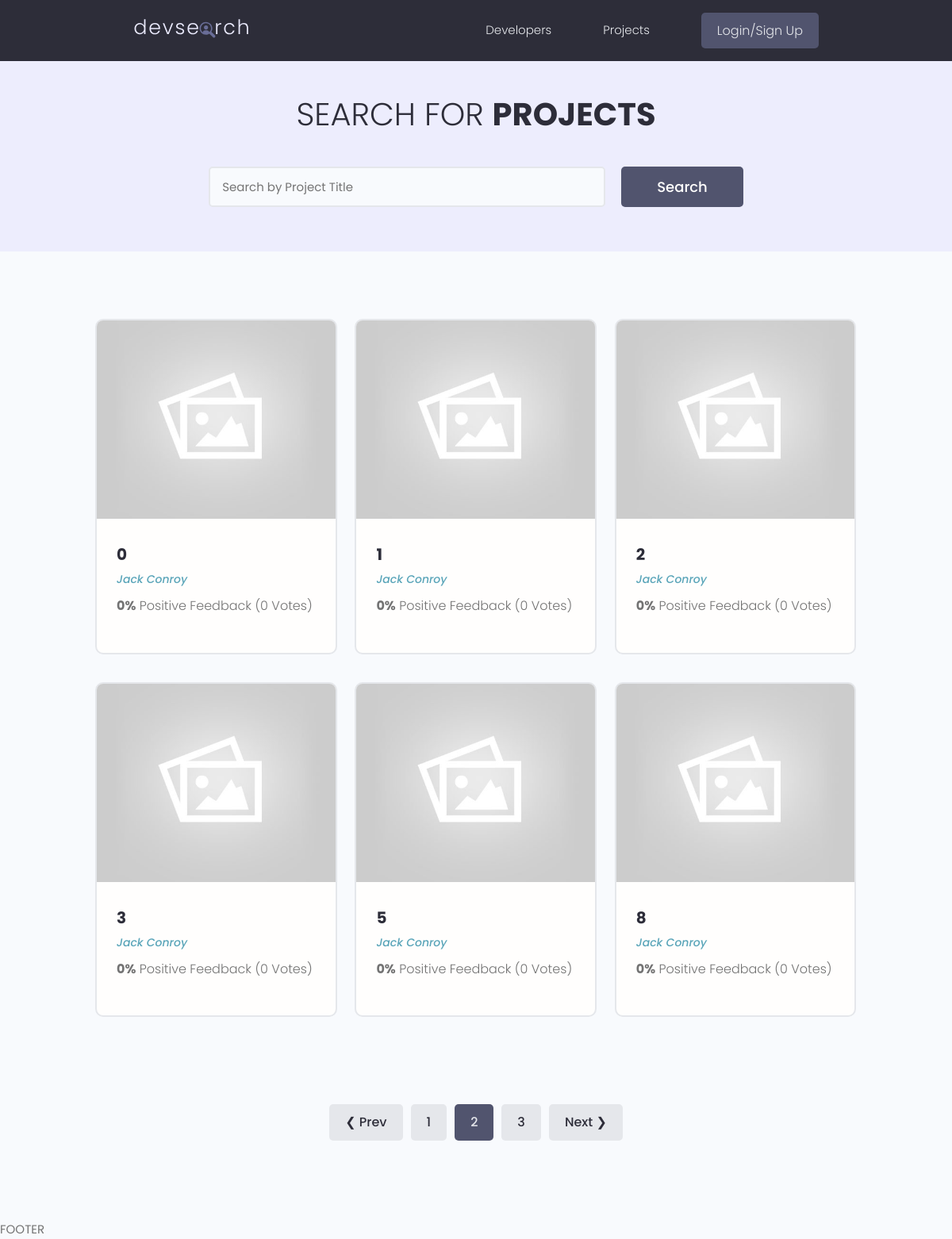
Screenshot of /projects/?page=2 with the database file from the repository.
### projects/models.py (models this page shows, shortened)
class Project(models.Model):
    owner = models.ForeignKey(Profile, null=True, blank=True, on_delete=models.SET_NULL)
    title = models.CharField(max_length=200)
    description = models.TextField(null=True, blank=True)
    featured_image = models.ImageField(null=True, blank=True, default="default.jpg")
    demo_link = models.CharField(max_length=2000, null=True, blank=True)
    source_link = models.CharField(max_length=2000, null=True, blank=True)
    tags = models.ManyToManyField('Tag', blank=True)
    vote_total = models.IntegerField(default=0, null=True, blank=True)
    vote_ratio = models.IntegerField(default=0, null=True, blank=True)
    created = models.DateTimeField(auto_now_add=True)
    id = models.UUIDField(default=uuid.uuid4, unique=True, primary_key=True, editable=False)
    class Meta:
        ordering = ['-vote_ratio', '-vote_total', 'title']

### users/models.py (models this page shows, shortened)
class Profile(models.Model):
  user = models.OneToOneField(User, on_delete=models.CASCADE, null=True, blank=True)
  name = models.CharField(max_length=200, blank=True, null=True)
  email = models.EmailField(max_length=500, blank=True, null=True)
  username = models.CharField(max_length=200, blank=True, null=True)
  location = models.CharField(max_length=200, blank=True, null=True)
  short_intro = models.CharField(max_length=500, blank=True, null=True)
  bio = models.TextField(blank=True, null=True)
  profile_image = models.ImageField(null=True, blank=True, upload_to='profiles/', default="profiles/user-default.png")
  social_github = models.CharField(max_length=500, null=True, blank=True)
  social_twitter = models.CharField(max_length=500, null=True, blank=True)
  social_linkedin = models.CharField(max_length=500, null=True, blank=True)
  social_youtube = models.CharField(max_length=500, null=True, blank=True)
  social_website = models.CharField(max_length=500, null=True, blank=True)
  created = models.DateTimeField(auto_now_add=True)
  id = models.UUIDField(default=uuid.uuid4, unique=True, primary_key=True, editable=False)

### projects/views.py (the view)
# urls.py: path('projects/', views.getProjects),
def projects(request):
    projects, search_query = searchProjects(request)
    custom_range, projects = paginateProjects(request, projects, 6)
    context = {
        'projects': projects,
        'search_query': search_query,
        'custom_range': custom_range
    }
    return render(request, 'projects/projects.html', context)

### projects/utils.py (called while the page is built)
def paginateProjects(request, projects, results):
  page = request.GET.get('page')
  paginator = Paginator(projects, results)
  try:
    projects = paginator.page(page)
  except PageNotAnInteger:
    page = 1
    projects = paginator.page(page)
  except EmptyPage:
    page = paginator.num_pages
    projects = paginator.page(page)
  leftIndex = (int(page) - 4)
  if leftIndex < 1:
    leftIndex = 1
  rightIndex = (int(page) + 5)
  if rightIndex > paginator.num_pages:
    rightIndex = paginator.num_pages + 1
  custom_range = range(leftIndex, rightIndex)
  return custom_range, projects

def searchProjects(request):
  search_query = ''
  if request.GET.get('search_query'):
    search_query = request.GET.get('search_query')
  tags = Tag.objects.filter(name__icontains=search_query)
  projects = Project.objects.distinct().filter(
    Q(title__icontains=search_query) |
    Q(description__icontains=search_query) |
    Q(owner__name__icontains=search_query) |
    Q(tags__in=tags)
  )
  return projects, search_query

### projects/templates/projects/projects.html (shortened to what this page needs)
{% extends 'main.html' %}
{% block content %}
<main class="projects">
    <section class="hero-section text-center">
      <div class="container container--narrow">
        <div class="hero-section__box">
          <h2>Search for <span>Projects</span></h2>
        </div>
        <div class="hero-section__search">
          <form id="searchForm" class="form" action="{% url 'projects' %}" method="GET">
            <div class="form__field">
              <input class="input input--text" id="formInput#search" type="text" name="search_query"
                value="{{search_query}}" placeholder="Search by Project Title" />
            </div>
            <input class="btn btn--sub btn--lg" type="submit" value="Search" />
          </form>
        </div>
      </div>
    </section>
    <section class="projectsList">
      <div class="container">
        <div class="grid grid--three">
            {% for project in projects %}
                <div class="column">
                    <div class="card project">
                        <a href="{% url 'project' project.id %}" class="project">
                            <img class="project__thumbnail" src="{{ project.featured_image.url }} " alt="project thumbnail" />
                            <div class="card__body">
                                <h3 class="project__title">{{ project.title }}</h3>
                                <p><a class="project__author" href="{% url 'user-profile' project.owner.id %}">{{project.owner.name}}</a></p>
                                <p class="project--rating">
                                <span style="font-weight: bold;">{{ project.vote_ratio }}%</span> Positive
                                Feedback ({{ project.vote_total }} Vote{{project.vote_total|pluralize:"s"}})
                                </p>
                            </div>
                        </a>
                    </div>
                </div>
            {% endfor %}
        </div>
      </div>
    </section>
    {% include 'pagination.html' with queryset=projects custom_range=custom_range %}
</main>
{% endblock %}

### static/styles/app.css (style rules this page uses)
:root { --color-sub: #2d2d39; }
.btn--sub { background-color: var(--color-sub-light); }
.card { border: 2px solid var(--color-light); }
img { width: 100%; }
.hero-section { height: 40vh; display: flex; align-items: center; background-color: var(--color-sub); }
.hero-section__box { margin-bottom: 4rem; }
.hero-section__box > h2, .hero-section__box > h2 > span { font-size: 4rem; color: var(--color-light); line-height: 1.3; text-transform: uppercase; }
.hero-section__box > h2 { font-weight: 300; }
.hero-section__box > h2 > span { font-weight: 700; }
.hero-section__search > .form { display: flex; align-items: center; justify-content: center; gap: 2rem; }
.hero-section__search > .form input.input--text { width: 50rem; }
.project__author { font-size: 1.4rem; font-style: italic; }
.project--rating { margin-bottom: 1.6em; margin-top: .5em; }
.projects > .hero-section { background: var(--color-sub-lighter); height: 30vh; }
.projects .hero-section__box { margin-bottom: 2.5rem; }
.projects .hero-section__box > h2 { color: var(--color-sub); }
.projects .hero-section__box > h2 > span { font-weight: 700; color: var(--color-sub); }
.projectsList { margin-top: 8rem; }
.project__thumbnail { height: 25rem; object-fit: cover; object-position: top center; }
.project__title { font-size: 2rem; font-weight: 700; color: var(--color-sub); }

### static/uikit/styles/modules/_variables.css (style rules this page uses)
:root { --color-main: #5aa5b9; --color-main-light: #e6faff; --color-sub: #3f4156; --color-sub-light: #51546e; --color-sub-lighter: #ededfd; --color-text: #737373; --color-gray: #8b8b8b; --color-light: #e5e7eb; --color-light-gray: #767676; --color-bg: #f8fafd; --color-white: #fffefd; --color-white-light: #f3f3f3; --color-success: #359e64; --color-success-bg: #def8e8; --color-error: #fc4b0b; --color-error-bg: #fff2ee; --font-base: 'Poppins', arial, helvetica, 'Segoe UI', roboto, ubuntu, sans-serif; --font-monospace: 'Fira Code', 'Courier New', courier, monospace; --font-regular: 300; --font-medium: 500; --font-bold: 700; --generic-shadow: 1px 1px 5px #00000010; --generic-transition: all 0.3s ease-in-out; }

### static/uikit/styles/modules/_base.css (style rules this page uses)
* { margin: 0; padding: 0; box-sizing: border-box; text-rendering: optimizeLegibility; color: inherit; font-size: inherit; }
html { font-size: 50%; }
@media only screen and (min-width: 480px) { html { font-size: 56.25%; } }
@media only screen and (min-width: 1200px) { html { font-size: 62.5%; } }
body { line-height: 1.6; font-weight: 400; font-size: 1.5rem; color: var(--color-text); background-color: var(--color-bg); min-height: 100vh; }

### static/uikit/styles/modules/_typography.css (style rules this page uses)
* { font-family: var(--font-base); }
h2 { font-size: 3.6rem; font-weight: var(--font-bold); }
h3 { font-size: 3.2rem; font-weight: var(--font-medium); }
p, span, strong { font-size: 1.6rem; color: var(--color-text); font-weight: var(--font-regular); }
a { padding-bottom: 2px; text-decoration: none; display: inline-block; color: var(--color-main); font-weight: var(--font-medium); }

### static/uikit/styles/modules/_utilities.css (style rules this page uses)
.container { width: 92%; max-width: 165rem; margin: 0 auto; box-sizing: border-box; }
.container--narrow { width: 92%; max-width: 120rem; }
@media screen and (min-width: 1000px) { .container { width: 90%; } }
@media screen and (min-width: 1000px) { .container--narrow { width: 85%; } }
@media screen and (min-width: 1200px) { .container { width: 80%; } }
@media screen and (min-width: 1200px) { .container--narrow { width: 72%; } }
.text-center { text-align: center; }

### static/uikit/styles/modules/_button.css (style rules this page uses)
.btn { display: inline-block; position: relative; cursor: pointer; background-color: var(--color-light); font-weight: var(--font-medium); color: var(--color-sub); text-decoration: none; padding: 1rem 2rem; border-radius: 0.5rem; border: none; width: -webkit-fit-content; width: -moz-fit-content; width: fit-content; height: -webkit-fit-content; height: -moz-fit-content; height: fit-content; font-size: 1.6rem; outline-width: 0; outline-color: transparent; -webkit-backface-visibility: hidden; backface-visibility: hidden; transition: all 0.3s ease-in-out; }
.btn--sub { background-color: var(--color-sub); color: var(--color-white); }
.btn--lg { font-size: 1.8rem; padding: 1.2rem 4.5rem; }

### static/uikit/styles/modules/_card.css (style rules this page uses)
.card { border-radius: 1rem; background-color: var(--color-white); border: 1.5px solid var(--color-light); width: auto; height: auto; margin-top: 0.5rem; margin-bottom: 0.5rem; overflow: hidden; }
.card__body, .card__header { padding: 2rem 2.5rem; }
.project a { display: block !important; }

### rows the page displays
Project: featured_image (placeholder picture), title "0", owner.name "Jack Conroy", vote_ratio "0", vote_total "0"
Project: featured_image (placeholder picture), title "1", owner.name "Jack Conroy", vote_ratio "0", vote_total "0"
Project: featured_image (placeholder picture), title "2", owner.name "Jack Conroy", vote_ratio "0", vote_total "0"
Project: featured_image (placeholder picture), title "3", owner.name "Jack Conroy", vote_ratio "0", vote_total "0"
Project: featured_image (placeholder picture), title "5", owner.name "Jack Conroy", vote_ratio "0", vote_total "0"
Project: featured_image (placeholder picture), title "8", owner.name "Jack Conroy", vote_ratio "0", vote_total "0"

### other values shown
{{ page }} "1" "3"
{{ page }} "2"
